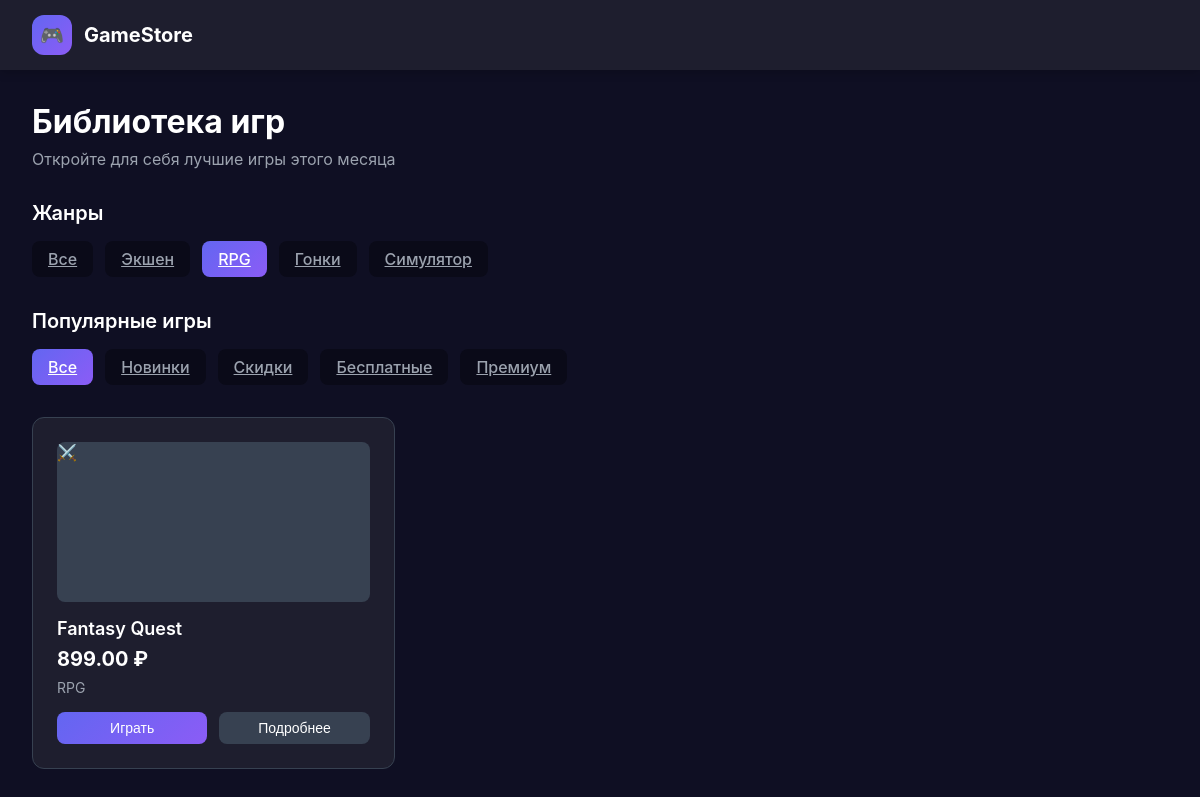
The app's page /library/?genre=RPG&status=all (signed in) with its own data.
### accounts/models.py (models this page shows, shortened)
class Game(models.Model):
    title = models.CharField(max_length=100)
    description = models.TextField()
    price = models.DecimalField(max_digits=10, decimal_places=2)
    genre = models.CharField(max_length=50)
    developer = models.CharField(max_length=100)
    release_date = models.DateTimeField()
    icon = models.CharField(max_length=10)

### myproject/views.py (the view)
# urls.py: path('library/', views.library, name='library'),
@login_required(login_url='login')
def library(request):
    user = request.user
    genre_filter = request.GET.get('genre', 'all')
    status_filter = request.GET.get('status', 'all')
    if not hasattr(user, 'profile'):
        Profile.objects.create(user=user)
    user_purchases = Purchase.objects.filter(user=user).select_related('game')
    games_data = []
    for purchase in user_purchases:
        game = purchase.game
        release_date = game.release_date.date() if hasattr(game.release_date, 'date') else game.release_date
        today = datetime.now().date()
        days_since_release = (today - release_date).days
        status = 'new' if days_since_release < 30 else 'regular'
        status = 'free' if game.price == 0 else status
        games_data.append({
            'id': game.id,
            'title': game.title,
            'price': game.price,
            'genre': game.genre,
            'icon': game.icon,
            'purchase_date': purchase.date.strftime('%d.%m.%Y'),
            'status': status,
            'is_new': days_since_release < 30,
            'is_free': game.price == 0,
            'is_premium': game.price >= 2000,
            'is_on_sale': game.price < 1000  # Пример условия для скидки
        })
    filtered_games = []
    for game in games_data:
        genre_match = genre_filter == 'all' or game['genre'].lower() == genre_filter.lower()
        status_match = status_filter == 'all' or (
                (status_filter == 'new' and game['is_new']) or
                (status_filter == 'sale' and game['is_on_sale']) or
                (status_filter == 'free' and game['is_free']) or
                (status_filter == 'premium' and game['is_premium'])
        )
        if genre_match and status_match:
            filtered_games.append(game)
    if user.first_name and user.last_name:
        initials = user.first_name[0].upper() + user.last_name[0].upper()
        full_name = f"{user.first_name} {user.last_name}"
    else:
        initials = user.username[0].upper() + (user.username[1].upper() if len(user.username) > 1 else 'U')
        full_name = user.username
    context = {
        'user': user,
        'initials': initials,
        'full_name': full_name,
        'display_email': user.email or 'Не указан',
        'games': filtered_games,
        'total_games': len(filtered_games),
        'total_spent': sum(game['price'] for game in filtered_games),
        'page_title': 'Библиотека игр',
        'page_subtitle': 'Откройте для себя лучшие игры этого месяца',
        'current_genre': genre_filter,
        'current_status': status_filter
    }
    return render(request, 'library.html', context)

### myproject/templates/library.html (shortened to what this page needs)
<!DOCTYPE html>
<html lang="ru">
<head>
</head>
<body>
    <header class="header">
        <a href="/dashboard/" class="logo">
            <div class="logo-icon">🎮</div>
            GameStore
        </a>
    </header>
    <div class="main-content">
        <div class="page-header">
            <h1 class="page-title">Библиотека игр</h1>
            <p class="page-subtitle">Откройте для себя лучшие игры этого месяца</p>
            <div class="filter-section">
                <h3 class="section-title">Жанры</h3>
                <div class="filter-tabs">
                    <a href="?genre=all&status={{ current_status }}" class="filter-tab {% if current_genre == 'all' %}active{% endif %}">Все</a>
                    <a href="?genre=Экшен&status={{ current_status }}" class="filter-tab {% if current_genre == 'Экшен' %}active{% endif %}">Экшен</a>
                    <a href="?genre=RPG&status={{ current_status }}" class="filter-tab {% if current_genre == 'RPG' %}active{% endif %}">RPG</a>
                    <a href="?genre=Гонки&status={{ current_status }}" class="filter-tab {% if current_genre == 'Гонки' %}active{% endif %}">Гонки</a>
                    <a href="?genre=Симулятор&status={{ current_status }}" class="filter-tab {% if current_genre == 'Симулятор' %}active{% endif %}">Симулятор</a>
                </div>
            </div>
            <div class="filter-section">
                <h3 class="section-title">Популярные игры</h3>
                <div class="filter-tabs">
                    <a href="?genre={{ current_genre }}&status=all" class="filter-tab {% if current_status == 'all' %}active{% endif %}">Все</a>
                    <a href="?genre={{ current_genre }}&status=new" class="filter-tab {% if current_status == 'new' %}active{% endif %}">Новинки</a>
                    <a href="?genre={{ current_genre }}&status=sale" class="filter-tab {% if current_status == 'sale' %}active{% endif %}">Скидки</a>
                    <a href="?genre={{ current_genre }}&status=free" class="filter-tab {% if current_status == 'free' %}active{% endif %}">Бесплатные</a>
                    <a href="?genre={{ current_genre }}&status=premium" class="filter-tab {% if current_status == 'premium' %}active{% endif %}">Премиум</a>
                </div>
            </div>
        </div>
         <div class="games-grid">
            {% for game in games %}
            <div class="game-card">
                <div class="game-image">{{ game.icon }}</div>
                <div class="game-info">
                    <h3 class="game-title">{{ game.title }}</h3>
                    <div class="game-price">
                        {% if game.price == 0 %}Бесплатно{% else %}{{ game.price }} ₽{% endif %}
                    </div>
                    <div class="game-genre">{{ game.genre }}</div>
                    <div class="game-actions">
                        <button class="action-btn play-btn">Играть</button>
                        <button class="action-btn details-btn">Подробнее</button>
                    </div>
                </div>
            </div>
            {% empty %}
            <div class="no-games">
                <p>Игры не найдены. Попробуйте изменить фильтры.</p>
            </div>
            {% endfor %}
        </div>
    </div>
</body>
</html>

### myproject/templates/library.html (style rules this page uses)
:root { --primary: #6366F1; --primary-dark: #4F46E5; --secondary: #8B5CF6; --dark: #1E1E2E; --darker: #0F0F23; --darkest: #0A0A18; --light: #F3F4F6; --gray: #9CA3AF; --gray-dark: #374151; --success: #10B981; --danger: #EF4444; --warning: #F59E0B; }
* { margin: 0; padding: 0; box-sizing: border-box; }
body { font-family: 'Inter', sans-serif; background: var(--darker); color: var(--light); min-height: 100vh; position: relative; }
.header { width: 100%; height: 70px; background: var(--dark); backdrop-filter: blur(2px); display: flex; align-items: center; padding: 0 2rem; position: fixed; top: 0; left: 0; z-index: 100; box-shadow: 0 2px 10px rgba(0, 0, 0, 0.2); }
.logo { display: flex; align-items: center; gap: 12px; text-decoration: none; color: white; font-weight: 700; font-size: 1.25rem; }
.logo-icon { width: 40px; height: 40px; background: linear-gradient(135deg, var(--primary), var(--secondary)); border-radius: 12px; display: flex; align-items: center; justify-content: center; font-size: 1.2rem; }
.main-content { max-width: 1400px; margin: 70px auto 0; padding: 2rem; }
.page-header { margin-bottom: 2rem; }
.page-title { font-size: 2rem; font-weight: 700; margin-bottom: 0.5rem; color: white; }
.page-subtitle { font-size: 1rem; color: var(--gray); font-weight: 400; margin-bottom: 2rem; }
.filter-section { margin-bottom: 2rem; }
.section-title { font-size: 1.25rem; font-weight: 600; color: white; margin-bottom: 1rem; }
.filter-tabs { display: flex; gap: 0.75rem; flex-wrap: wrap; }
.filter-tab { padding: 0.5rem 1rem; background: var(--darkest); border-radius: 8px; font-weight: 500; color: var(--gray); cursor: pointer; transition: all 0.3s; }
.filter-tab.active { background: linear-gradient(135deg, var(--primary), var(--secondary)); color: white; }
.games-grid { display: grid; grid-template-columns: repeat(auto-fill, minmax(280px, 1fr)); gap: 1.5rem; }
.game-card { background: var(--dark); border: 1px solid var(--gray-dark); border-radius: 12px; padding: 1.5rem; transition: transform 0.3s, box-shadow 0.3s; }
.game-image { width: 100%; height: 160px; background: var(--gray-dark); border-radius: 8px; margin-bottom: 1rem; overflow: hidden; }
.game-title { font-size: 1.125rem; font-weight: 600; color: white; margin-bottom: 0.5rem; }
.game-price { font-weight: 700; font-size: 1.25rem; color: white; margin-bottom: 0.5rem; }
.game-genre { font-size: 0.875rem; color: var(--gray); margin-bottom: 1rem; }
.game-actions { display: flex; gap: 0.75rem; }
.action-btn { padding: 0.5rem 1rem; border-radius: 8px; font-weight: 500; cursor: pointer; transition: all 0.3s; border: none; font-size: 0.875rem; flex: 1; text-align: center; }
.play-btn { background: linear-gradient(135deg, var(--primary), var(--secondary)); color: white; }
.details-btn { background: var(--gray-dark); color: white; }

### records on screen
Game: icon "⚔️", title "Fantasy Quest", price "899.00", genre "RPG"
